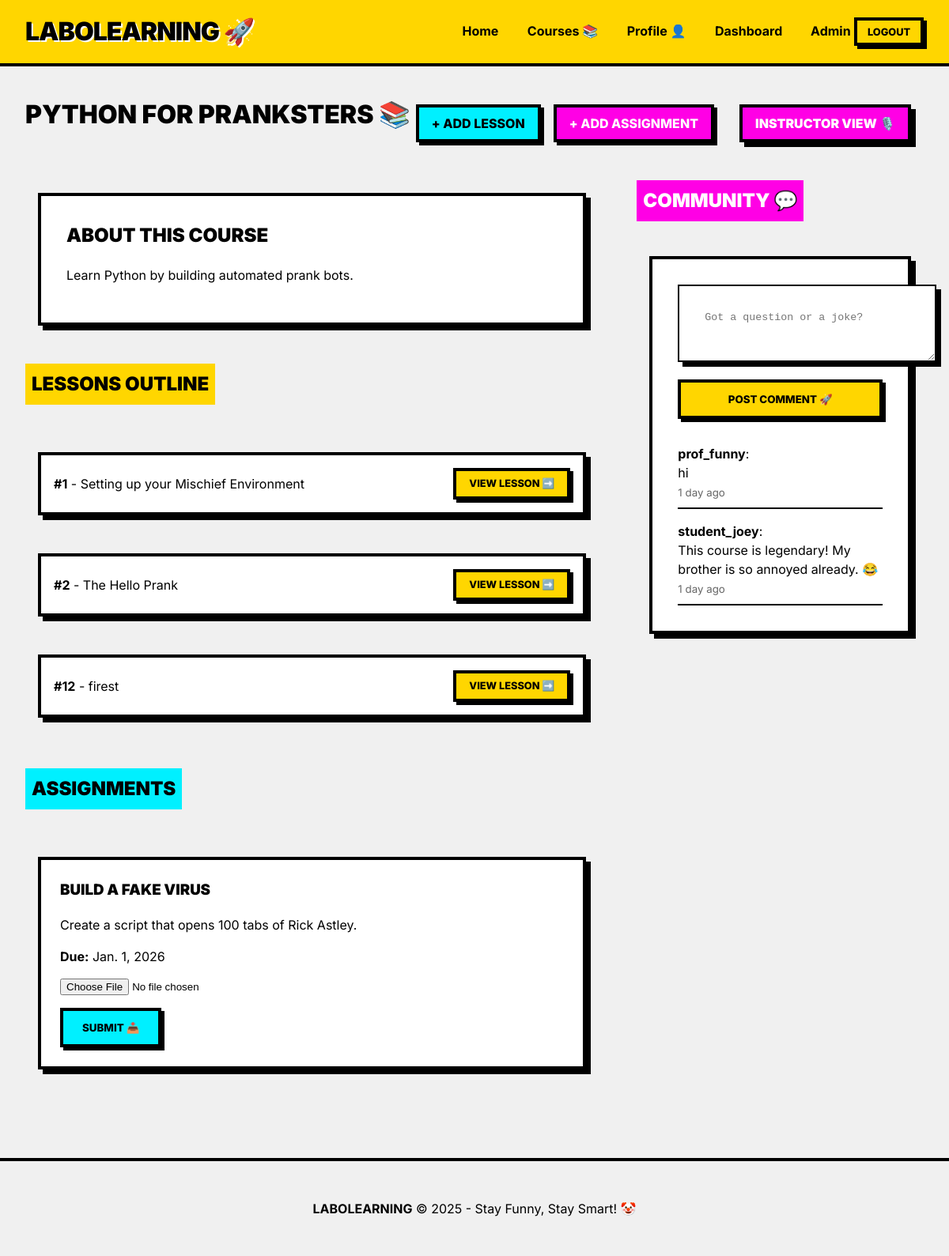
The app's page /courses/3/ (signed in), older data.
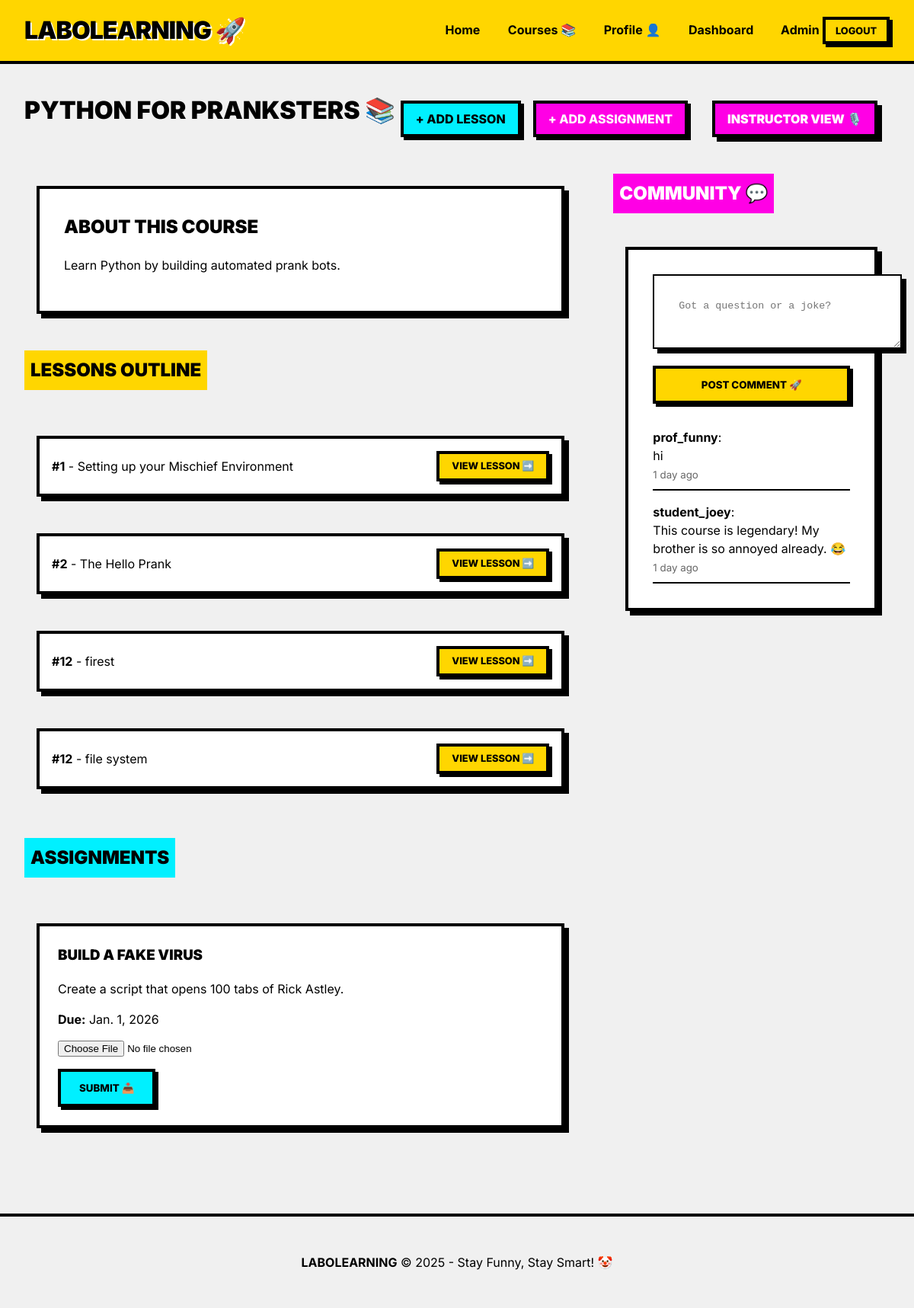
The same page, newer data.
### courses/models.py (models this page shows, shortened)
class Course(models.Model):
    title = models.CharField(max_length=200)
    description = models.TextField()
    instructor = models.ForeignKey(settings.AUTH_USER_MODEL, on_delete=models.CASCADE, related_name='teaching_courses')
    thumbnail = models.ImageField(upload_to='course_thumbnails/', blank=True, null=True)
    created_at = models.DateTimeField(auto_now_add=True)

class Lesson(models.Model):
    course = models.ForeignKey(Course, on_delete=models.CASCADE, related_name='lessons')
    title = models.CharField(max_length=200)
    content = models.TextField(blank=True) # Could be HTML or markdown
    video_file = models.FileField(upload_to='lesson_videos/', blank=True, null=True)
    order = models.PositiveIntegerField(default=0)
    created_at = models.DateTimeField(auto_now_add=True)
    class Meta:
        ordering = ['order']

class Assignment(models.Model):
    course = models.ForeignKey(Course, on_delete=models.CASCADE, related_name='assignments')
    title = models.CharField(max_length=200)
    description = models.TextField()
    due_date = models.DateTimeField()
    created_at = models.DateTimeField(auto_now_add=True)

class CourseComment(models.Model):
    course = models.ForeignKey(Course, on_delete=models.CASCADE, related_name='comments')
    user = models.ForeignKey(settings.AUTH_USER_MODEL, on_delete=models.CASCADE)
    text = models.TextField()
    created_at = models.DateTimeField(auto_now_add=True)

### users/models.py (models this page shows, shortened)
class User(AbstractUser):
    ROLE_CHOICES = (
        ('student', 'Student'),
        ('instructor', 'Instructor'),
        ('admin', 'Admin'),
    )
    role = models.CharField(max_length=20, choices=ROLE_CHOICES, default='student')
    bio = models.TextField(blank=True, null=True)
    device_limit = models.IntegerField(default=1) # Requirement: device limit control
    @property
    def unread_notifications_count(self):
        return self.notifications.filter(is_read=False).count()

### courses/views.py (the view)
# urls.py: path('<int:course_id>/', views.course_detail, name='course_detail'),
@login_required
def course_detail(request, course_id):
    course = get_object_or_404(Course, id=course_id)
    is_enrolled = Enrollment.objects.filter(student=request.user, course=course).exists()
    is_instructor = course.instructor == request.user or request.user.is_staff
    lessons = course.lessons.all()
    assignments = course.assignments.all()
    comments = course.comments.all().order_by('-created_at')
    return render(request, 'courses/course_detail.html', {
        'course': course,
        'lessons': lessons,
        'assignments': assignments,
        'comments': comments,
        'is_instructor': is_instructor
    })

### templates/courses/course_detail.html (shortened to what this page needs)
{% extends 'base.html' %}
{% block content %}
<div style="display: flex; justify-content: space-between; align-items: center; margin-bottom: 2rem;">
    <h1>{{ course.title }} 📚</h1>
    {% if is_instructor %}
    <div style="display: flex; gap: 1rem; align-items: center;">
        <a href="{% url 'add_lesson' course.id %}" class="brutal-btn accent" style="padding: 0.5rem 1rem;">+ Add
            Lesson</a>
        <a href="{% url 'add_assignment' course.id %}" class="brutal-btn secondary" style="padding: 0.5rem 1rem;">+ Add
            Assignment</a>
        <span class="brutal-card"
            style="padding: 0.5rem 1rem; background: var(--secondary-color); color: white; font-weight: 900;">INSTRUCTOR
            VIEW 🎙️</span>
    </div>
    {% endif %}
</div>
<div style="display: grid; grid-template-columns: 2fr 1fr; gap: 3rem;">
    <div>
        <div class="brutal-card" style="margin-bottom: 3rem;">
            <h2>About this Course</h2>
            <p>{{ course.description }}</p>
        </div>
        <h2 style="background: var(--primary-color); padding: 0.5rem; display: inline-block;">Lessons Outline</h2>
        <div style="display: grid; gap: 1rem; margin-top: 1.5rem; margin-bottom: 3rem;">
            {% for lesson in lessons %}
            <div class="brutal-card"
                style="display: flex; justify-content: space-between; align-items: center; padding: 1rem; {% if not is_enrolled and not is_instructor %}opacity: 0.7;{% endif %}">
                <div>
                    <strong>#{{ lesson.order }}</strong> - {{ lesson.title }}
                </div>
                {% if is_enrolled or is_instructor %}
                <a href="{% url 'lesson_detail' lesson.id %}" class="brutal-btn"
                    style="padding: 0.4rem 1rem; font-size: 0.8rem;">View Lesson ➡️</a>
                {% else %}
                <span class="brutal-card"
                    style="padding: 0.4rem 1rem; font-size: 0.8rem; background: #eee; cursor: not-allowed;">🔒
                    Locked</span>
                {% endif %}
            </div>
            {% empty %}
            <p>No lessons yet. Stay tuned!</p>
            {% endfor %}
        </div>
        {% if is_enrolled or is_instructor %}
        <h2 style="background: var(--accent-color); padding: 0.5rem; display: inline-block;">Assignments</h2>
        <div style="display: grid; gap: 1rem; margin-top: 1.5rem;">
            {% for assignment in assignments %}
            <div class="brutal-card" style="padding: 1.5rem;">
                <h3>{{ assignment.title }}</h3>
                <p>{{ assignment.description }}</p>
                <p><strong>Due:</strong> {{ assignment.due_date|date }}</p>
                <form method="post" action="{% url 'submit_assignment' assignment.id %}" enctype="multipart/form-data"
                    style="margin-top: 1rem;">
                    <input type="file" name="file" required style="margin-bottom: 1rem; display: block;">
                    <button type="submit" class="brutal-btn accent">Submit 📥</button>
                </form>
            </div>
            {% empty %}
            <p>No assignments. You're lucky! 🍀</p>
            {% endfor %}
        </div>
        {% endif %}
    </div>
    <div>
        <h2 style="background: var(--secondary-color); color: white; padding: 0.5rem; display: inline-block;">Community
            💬</h2>
        <div class="brutal-card" style="margin-top: 1.5rem;">
            {% if is_enrolled or is_instructor %}
            <form method="post" action="{% url 'add_comment' course.id %}">
                <textarea name="text" placeholder="Got a question or a joke?" class="brutal-card"
                    style="width: 100%; margin: 0; margin-bottom: 1rem; border-width: 2px;" required></textarea>
                <button type="submit" class="brutal-btn" style="width: 100%;">Post Comment 🚀</button>
            </form>
            {% else %}
            <div style="text-align: center; padding: 1rem;">
                <p>Chat is restricted to enrolled students. 🤫</p>
            </div>
            {% endif %}
            <div style="margin-top: 2rem; display: flex; flex-direction: column; gap: 1rem;">
                {% for comment in comments %}
                <div style="border-bottom: 2px solid black; padding-bottom: 0.5rem;">
                    <strong>{{ comment.user.username }}</strong>: <br>
                    {{ comment.text }}
                    <br><small style="color: #666;">{{ comment.created_at|timesince }} ago</small>
                </div>
                {% empty %}
                <p>Be the first to say something! 🦗</p>
                {% endfor %}
            </div>
        </div>
    </div>
</div>
{% endblock %}

### templates/base.html (shortened to what this page needs)
<!DOCTYPE html>
<html lang="en">
<head>
    {% load static %}
    <link rel="stylesheet" href="{% static 'css/style.css' %}">
</head>
<body>
    <header>
        <div class="logo">LABOLEARNING 🚀</div>
        <nav>
            <a href="{% url 'home' %}">Home</a>
            <a href="{% url 'course_list' %}">Courses 📚</a>
            {% if user.is_authenticated %}
            <a href="{% url 'profile' %}">Profile 👤</a>
            <a href="{% url 'student_dashboard' %}">Dashboard </a>
            <a href="{% url 'admin:index' %}">Admin</a>
            <form action="{% url 'logout' %}" method="post" style="display:inline;">
                <button type="submit" class="brutal-btn"
                    style="padding: 0.4rem 0.8rem; font-size: 0.8rem;">Logout</button>
            </form>
            {% else %}
            <a href="{% url 'login' %}">Login</a>
            {% endif %}
        </nav>
    </header>
    <main class="container">
        {% block content %}{% endblock %}
    </main>
    <footer style="border-top: var(--border-width) solid black; padding: 2rem; text-align: center; margin-top: 4rem;">
        <p><strong>LABOLEARNING</strong> &copy; 2025 - Stay Funny, Stay Smart! 🤡</p>
    </footer>
</body>
</html>

### static/css/style.css (style rules this page uses)
:root { --bg-color: #f0f0f0; --primary-color: #FFD600; --secondary-color: #FF00E5; --accent-color: #00F0FF; --text-color: #000000; --border-width: 4px; --shadow-offset: 6px; }
body { background-color: var(--bg-color); font-family: 'Inter', system-ui, -apple-system, sans-serif; color: var(--text-color); margin: 0; padding: 0; line-height: 1.5; }
.brutal-card { background: white; border: var(--border-width) solid var(--text-color); box-shadow: var(--shadow-offset) var(--shadow-offset) 0px var(--text-color); padding: 2rem; margin: 1rem; transition: transform 0.1s; }
.brutal-btn { background: var(--primary-color); border: var(--border-width) solid var(--text-color); box-shadow: 4px 4px 0px var(--text-color); padding: 0.8rem 1.5rem; font-weight: 800; text-transform: uppercase; cursor: pointer; font-family: inherit; display: inline-block; text-decoration: none; color: black; }
.brutal-btn.secondary { background: var(--secondary-color); color: white; }
.brutal-btn.accent { background: var(--accent-color); }
header { background: var(--primary-color); border-bottom: var(--border-width) solid var(--text-color); padding: 1rem 2rem; display: flex; justify-content: space-between; align-items: center; }
.logo { font-weight: 900; font-size: 2rem; letter-spacing: -1px; text-shadow: 2px 2px 0px white; }
nav a { margin-left: 2rem; font-weight: 700; text-decoration: none; color: var(--text-color); border-bottom: 2px solid transparent; }
.container { max-width: 1200px; margin: 0 auto; padding: 2rem; }
h1, h2, h3 { margin-top: 0; text-transform: uppercase; font-weight: 900; }

Row changes from the older to the newer data that the page shows:
added Lesson: order "12", title "file system"
